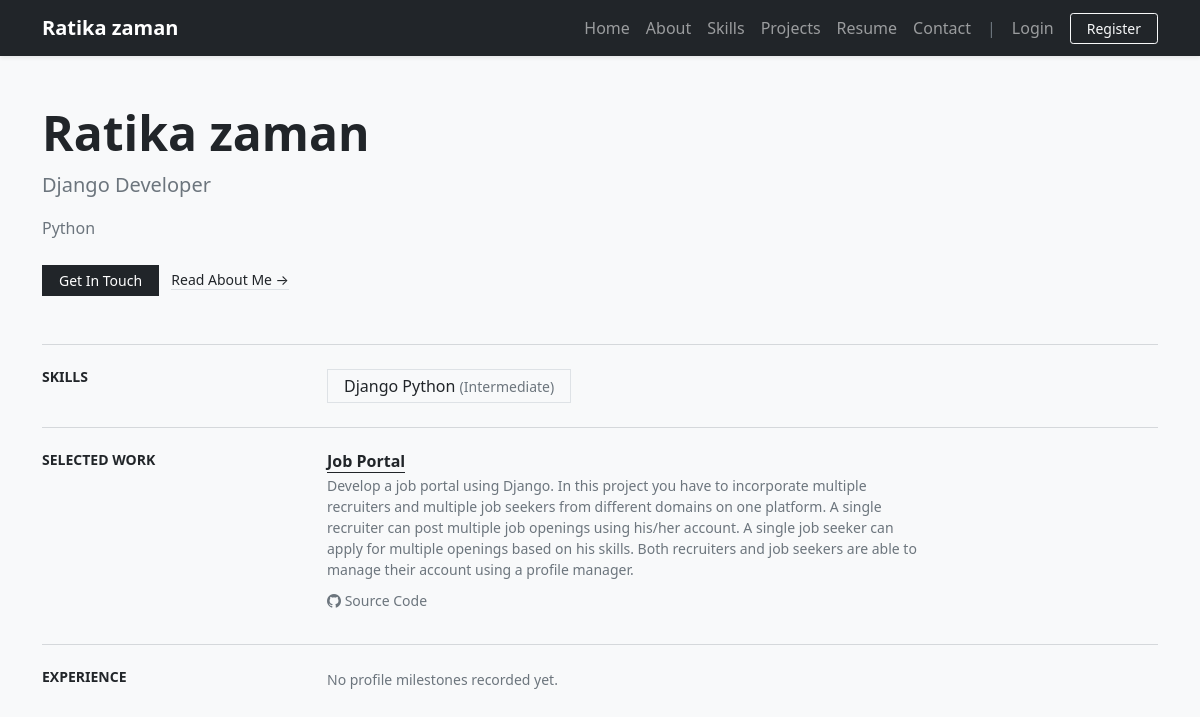
The page / on the database its author committed.
### porfolioApp/models.py (models this page shows, shortened)
class CustomUser(AbstractUser):
    full_name = models.CharField(max_length=255, blank=True)
    headline = models.CharField(max_length=255, blank=True)
    bio = models.TextField(blank=True)
    location = models.CharField(max_length=255, blank=True)
    phone = models.CharField(max_length=25, blank=True)
    profile_picture = models.ImageField(upload_to='profiles/', blank=True, null=True)
    cv_summary = models.TextField(blank=True)

class SkillModel(models.Model):
    LEVEL_CHOICES = [
        ('beginner', 'Beginner'),
        ('intermediate', 'Intermediate'),
        ('advanced', 'Advanced'),
        ('expert', 'Expert'),
    ]
    user = models.ForeignKey(settings.AUTH_USER_MODEL, on_delete=models.CASCADE)
    name = models.CharField(max_length=120)
    level = models.CharField(max_length=20, choices=LEVEL_CHOICES, default='intermediate')

class ProjectModel(models.Model):
    user = models.ForeignKey(settings.AUTH_USER_MODEL, on_delete=models.CASCADE)
    title = models.CharField(max_length=255)
    description = models.TextField()
    skills_set = models.CharField(max_length=255, blank=True, help_text="Technologies used (e.g. Python, Django)")
    github_link = models.URLField(blank=True, null=True, verbose_name='GitHub Link')
    created_at = models.DateField(auto_now_add=True)

### porfolioApp/views.py (the view)
# urls.py: path('', views.home, name='home'),
def home(request):
    profile_user = get_portfolio_user(request)
    skills = SkillModel.objects.filter(user=profile_user) if profile_user else []
    featured_skills = skills[:3]
    featured_projects = ProjectModel.objects.filter(user=profile_user)[:4] if profile_user else []
    featured_experience = ExperienceModel.objects.filter(user=profile_user)[:3] if profile_user else []
    education = EducationModel.objects.filter(user=profile_user) if profile_user else []
    return render(request, 'home.html', {
        'profile': profile_user,
        'skills': skills,
        'projects': featured_projects,
        'experiences': featured_experience,
        'education': education,
        'featured_skills': featured_skills,
    })

### porfolioApp/views.py (called while the page is built)
def get_portfolio_user(request):
    return CustomUser.objects.order_by('id').first()

### porfolioApp/templates/home.html (shortened to what this page needs)
{% extends 'master/base.html' %}
{% block body %}
<div class="py-4">
    <div class="mb-5">
        <h1 class="display-5 fw-bold text-dark mb-2">{{ profile.full_name|default:"Your Name" }}</h1>
        <p class="fs-5 text-muted mb-3">{{ profile.headline|default:"Software Developer" }}</p>
        {% if profile.bio %}
            <p class="text-secondary lead fs-6" style="max-width: 700px; line-height: 1.6;">{{ profile.bio }}</p>
        {% endif %}
        <div class="mt-4">
            <a href="{% url 'contact' %}" class="btn btn-dark btn-sm rounded-0 px-3 me-2">Get In Touch</a>
            <a href="{% url 'about' %}" class="link-dark text-decoration-none border-bottom small">Read About Me &rarr;</a>
        </div>
    </div>
    <hr class="text-muted my-4">
    <div class="row my-4">
        <div class="col-md-3">
            <h5 class="fw-bold text-dark text-uppercase tracking-wider small">Skills</h5>
        </div>
        <div class="col-md-9">
            <div class="d-flex flex-wrap gap-2">
                {% for skill in featured_skills %}
                    <span class="badge bg-light text-dark border rounded-0 px-3 py-2 fs-6 fw-normal">
                        {{ skill.name }} <small class="text-muted">({{ skill.get_level_display|default:skill.level }})</small>
                    </span>
                {% empty %}
                    <p class="text-muted small">No technical competencies added yet.</p>
                {% endfor %}
            </div>
        </div>
    </div>
    <hr class="text-muted my-4">
    <div class="row my-4">
        <div class="col-md-3">
            <h5 class="fw-bold text-dark text-uppercase tracking-wider small">Selected Work</h5>
        </div>
        <div class="col-md-9">
            <div class="row g-4">
                {% for project in projects %}
                    <div class="col-12 mb-2">
                        <h6 class="fw-bold mb-1">
                            <a href="{% url 'project_detail' project.pk %}" class="text-dark text-decoration-none border-bottom border-dark">{{ project.title }}</a>
                        </h6>
                        <p class="text-secondary small mb-2" style="max-width: 600px;">{{ project.description }}</p>
                        {% if project.github_link %}
                            <a href="{{ project.github_link }}" target="_blank" class="text-muted small text-decoration-none"><i class="bi bi-github"></i> Source Code</a>
                        {% endif %}
                    </div>
                {% empty %}
                    <p class="text-muted small">No dynamic showcase items published.</p>
                {% endfor %}
            </div>
        </div>
    </div>
    <hr class="text-muted my-4">
    <div class="row my-4 mb-5">
        <div class="col-md-3">
            <h5 class="fw-bold text-dark text-uppercase tracking-wider small">Experience</h5>
        </div>
        <div class="col-md-9">
            {% for exp in experiences %}
                <div class="mb-4">
                    <div class="d-flex justify-content-between align-items-baseline">
                        <h6 class="fw-bold text-dark mb-0">{{ exp.role }} <span class="text-muted fw-normal">at {{ exp.company }}</span></h6>
                        <small class="text-muted ms-2">{{ exp.dates|default:"" }}</small>
                    </div>
                    <p class="text-secondary small mt-1" style="max-width: 600px;">{{ exp.description }}</p>
                </div>
            {% empty %}
                <p class="text-muted small">No profile milestones recorded yet.</p>
            {% endfor %}
        </div>
    </div>
</div>
{% endblock body %}

### porfolioApp/templates/master/nav.html (shortened to what this page needs)
<nav class="navbar navbar-expand-lg navbar-dark bg-dark shadow-sm">
  <div class="container">
    <a class="navbar-brand fw-bold" href="{% url 'home' %}">
      {% if profile.full_name %}{{ profile.full_name }}{% else %}Portfolio{% endif %}
    </a>
    <div class="collapse navbar-collapse" id="navbarNav">
      <ul class="navbar-nav ms-auto align-items-center">
        <li class="nav-item">
          <a class="nav-link" href="{% url 'home' %}">Home</a>
        </li>
        <li class="nav-item">
          <a class="nav-link" href="{% url 'about' %}">About</a>
        </li>
        <li class="nav-item">
          <a class="nav-link" href="{% url 'skills' %}">Skills</a>
        </li>
        <li class="nav-item">
          <a class="nav-link" href="{% url 'projects' %}">Projects</a>
        </li>
        <li class="nav-item">
          <a class="nav-link" href="{% url 'resume' %}">Resume</a>
        </li>
        <li class="nav-item">
          <a class="nav-link" href="{% url 'contact' %}">Contact</a>
        </li>
        <span class="navbar-text d-none d-lg-inline mx-2 text-secondary">|</span>
        {% if user.is_authenticated %}
          <li class="nav-item">
            <a class="nav-link text-info fw-semibold" href="{% url 'dashboard' %}">Dashboard</a>
          </li>
          <li class="nav-item ms-lg-2">
            <form action="{% url 'logout' %}" method="post" class="d-inline">
              {% csrf_token %}
              <button type="submit" class="btn btn-link nav-link border-0 bg-transparent p-0" style="display: inline-block;">Logout</button>
            </form>
          </li>
        {% else %}
          <li class="nav-item">
            <a class="nav-link" href="{% url 'login' %}">Login</a>
          </li>
          <li class="nav-item ms-lg-2">
            <a class="btn btn-outline-light btn-sm px-3" href="{% url 'register' %}">Register</a>
          </li>
        {% endif %}
      </ul>
    </div>
  </div>
</nav>

### rows shown on the page
CustomUser: full_name "Ratika zaman", headline "Django Developer", bio "Python"
SkillModel: name "Django Python", level "Intermediate"
ProjectModel: title "Job Portal", description "Develop a job portal using Django. In this project you have to incorporate multiple recruiters and multiple job seekers from different domains on one platform. A single recruiter can post multiple job openings using his/her account. A single job seeker can apply for multiple openings based on his skills. Both recruiters and job seekers are able to manage their account using a profile manager."
